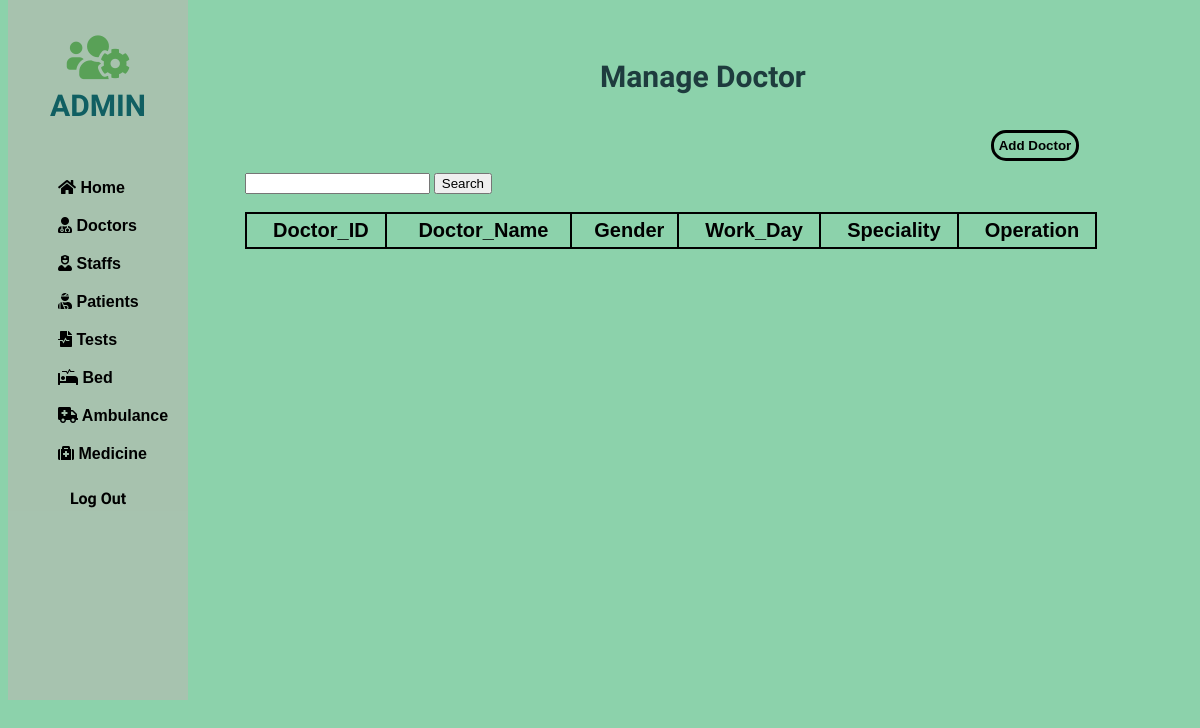
/php/Doctor/doctor.php, run on an earlier commit of the app's database.
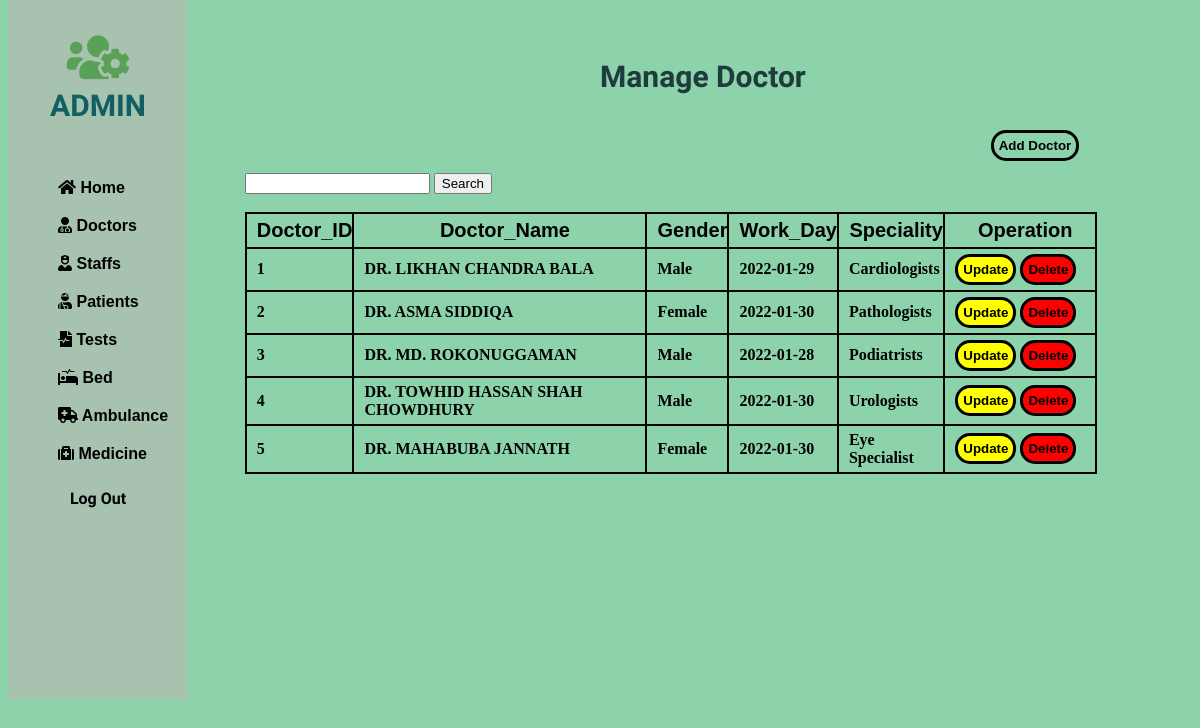
And on a later commit of the database.
### tables this page shows
CREATE TABLE IF NOT EXISTS `doctor` (
  `D_ID` int(11) NOT NULL,
  `D_Name` varchar(225) NOT NULL,
  `Gender` enum('Male','Female','Others') NOT NULL,
  `Work_Day` date NOT NULL,
  `Speciality` varchar(225) NOT NULL,
  PRIMARY KEY (`D_ID`),
  UNIQUE KEY `D_ID` (`D_ID`)
);

### php/Doctor/doctor.php (the view, shortened to what this page needs)
<!DOCTYPE html>
<html lang="en">
<head>
    <link rel="stylesheet" href="https://use.fontawesome.com/releases/v5.15.4/css/all.css">
    <link rel="stylesheet" href="https://use.fontawesome.com/releases/v5.15.4/css/all.css">
</head>
<body>
    <div class="slidebar">
        <header>
            <span>
                <i class="fas fa-users-cog"></i><br>
            </span>
            ADMIN
        </header>
        <ul>
            <li>
                <a href="/php/home.php"><i class="fas fa-home"></i> Home</a>
            </li>
            <li>
                <a href="/php/Doctor/doctor.php"><i class="fas fa-user-md"></i> Doctors</a>
            </li>
            <li>
                <a href="/php/staff/staff.php"><i class="fas fa-user-nurse"></i> Staffs</a>
            </li>
            <li>
                <a href="/php/patient/patient.php"><i class="fas fa-user-injured"></i> Patients</a>
            </li>
            <li>
                <a href="/php/test/test.php"><i class="fas fa-file-medical-alt"></i> Tests</a>
            </li>
            <li>
                <a href="/php/bed/bed.php"><i class="fas fa-procedures"></i> Bed</a>
            </li>
            <li>
                <a href="/php/Ambulence/ambulence.php"><i class="fas fa-ambulance"></i> Ambulance</a>
            </li>
            <li>
                <a href="/php/medicine/medicine.php"><i class="fas fa-medkit"></i> Medicine</a>
            </li>
        </ul>
        <div>
            <a style="text-decoration: none;" href="/php/index.php">
                <div class="logout">
                    Log Out
                </div>
            </a>
        </div>
    </div>
    <div class="container">
        <div class="row">
            <div style="margin-left: 50%; margin-top: 5%;">
                <h2>Manage <b>Doctor</b></h2>
            </div>
            <div style="margin-left: 83%; margin-top: 3%;">
                <button class="docadd"><a href="/php/Doctor/add-doctor.php">Add Doctor</a></button>
            </div>
        </div>
    </div>
    <div class="card-body">
        <div style="margin-left: 20%; margin-top: 1%;">
            <form method="post" action="search-con.php">
                <input type="text" name="search" required />
                <input type="submit" value="Search" />
            </form>
            <br>
            <table id="dataTable" width="90%" cellspacing="10">
                <thead>
                    <tr>
                        <th> Doctor_ID </th>
                        <th> Doctor_Name </th>
                        <th> Gender </th>
                        <th> Work_Day </th>
                        <th> Speciality </th>
                        <th> Operation </th>
                    </tr>
                </thead>
                <tbody>
                    <?php
                    include 'db_conn.php';
                    $sql = " SELECT * FROM doctor LIMIT 5";
                    $query = mysqli_query($conn, $sql);
                    while ($Patient_data = mysqli_fetch_array($query)) {
                    ?>
                        <tr>
                            <td><?php echo  $Patient_data['D_ID']; ?></td>
                            <td><?php echo $Patient_data['D_Name'];  ?></td>
                            <td><?php echo $Patient_data['Gender'];  ?></td>
                            <td><?php echo $Patient_data['Work_Day'];  ?></td>
                            <td><?php echo $Patient_data['Speciality'];  ?></td>
                            <td style="width: 140px;">
                                <button class="tabbutton" style="background:yellow;"><a href="/php/Doctor/update-doctor.php?D_ID=<?php echo $Patient_data['D_ID']; ?>" class="btn btn-danger"><b>Update</b></a></button>
                                <button class="tabbutton" style="background:red;"> <a href="/php/Doctor/Delete.php?D_ID=<?php echo $Patient_data['D_ID'];  ?>" class="btn btn-success"><b>Delete</b></a></button> &nbsp;
                            </td>
                        </tr>
                    <?php
                    }
                    ?>
                </tbody>
            </table>
        </div>
    </div>
</body>
</html>

### php/Doctor/doctor.php (style rules this page uses)
.slidebar { border: 20px; width: 15%; height: 700px; position: fixed; top: 0px; background-color: rgba(195, 179, 179, 0.493); }
.slidebar header { padding: 30px 10px; text-align: center; font-family: 'Mochiy Pop P One', sans-serif; font-size: 30px; font-weight: bolder; color: rgb(16, 95, 98); }
.slidebar header span { font-size: 50px; color: rgb(89, 161, 87); }
.slidebar ul li { list-style: none; padding: 10px; font-family: 'Lucida Sans', 'Lucida Sans Regular', 'Lucida Grande', 'Lucida Sans Unicode', Geneva, Verdana, sans-serif; font-weight: bolder; }
.slidebar ul li a { text-decoration: none; }
body { background-color: #8CD2AB; }
table, th, td { border: 2px solid black; border-collapse: collapse; font-weight: bold; padding: 5px 0px 5px 10px; }
.row h2 { font-family: 'Mochiy Pop P One', sans-serif; font-size: 30px; color: rgb(30, 60, 62) }
table th { font-size: 20px; font-family: sans-serif; }
.docadd { background: none; border: solid black 3px; padding: 5px; border-radius: 15px; }
a { text-decoration: none; color: black; font-weight: bold; }
.tabbutton { background: none; border: solid black 3px; padding: 5px; border-radius: 15px; }
.logout { text-align: center; margin-top: 10px; font-family: 'Mochiy Pop P One', sans-serif; font-weight: bolder; }

What changed in the data, as far as the page shows it:
added doctor: D_ID "1", D_Name "DR. LIKHAN CHANDRA BALA", Gender "Male", Work_Day "2022-01-29", Speciality "Cardiologists"
added doctor: D_ID "2", D_Name "DR. ASMA SIDDIQA", Gender "Female", Work_Day "2022-01-30", Speciality "Pathologists"
added doctor: D_ID "3", D_Name "DR. MD. ROKONUGGAMAN", Gender "Male", Work_Day "2022-01-28", Speciality "Podiatrists"
added doctor: D_ID "4", D_Name "DR. TOWHID HASSAN SHAH CHOWDHURY", Gender "Male", Work_Day "2022-01-30", Speciality "Urologists"
added doctor: D_ID "5", D_Name "DR. MAHABUBA JANNATH", Gender "Female", Work_Day "2022-01-30", Speciality "Eye Specialist"
